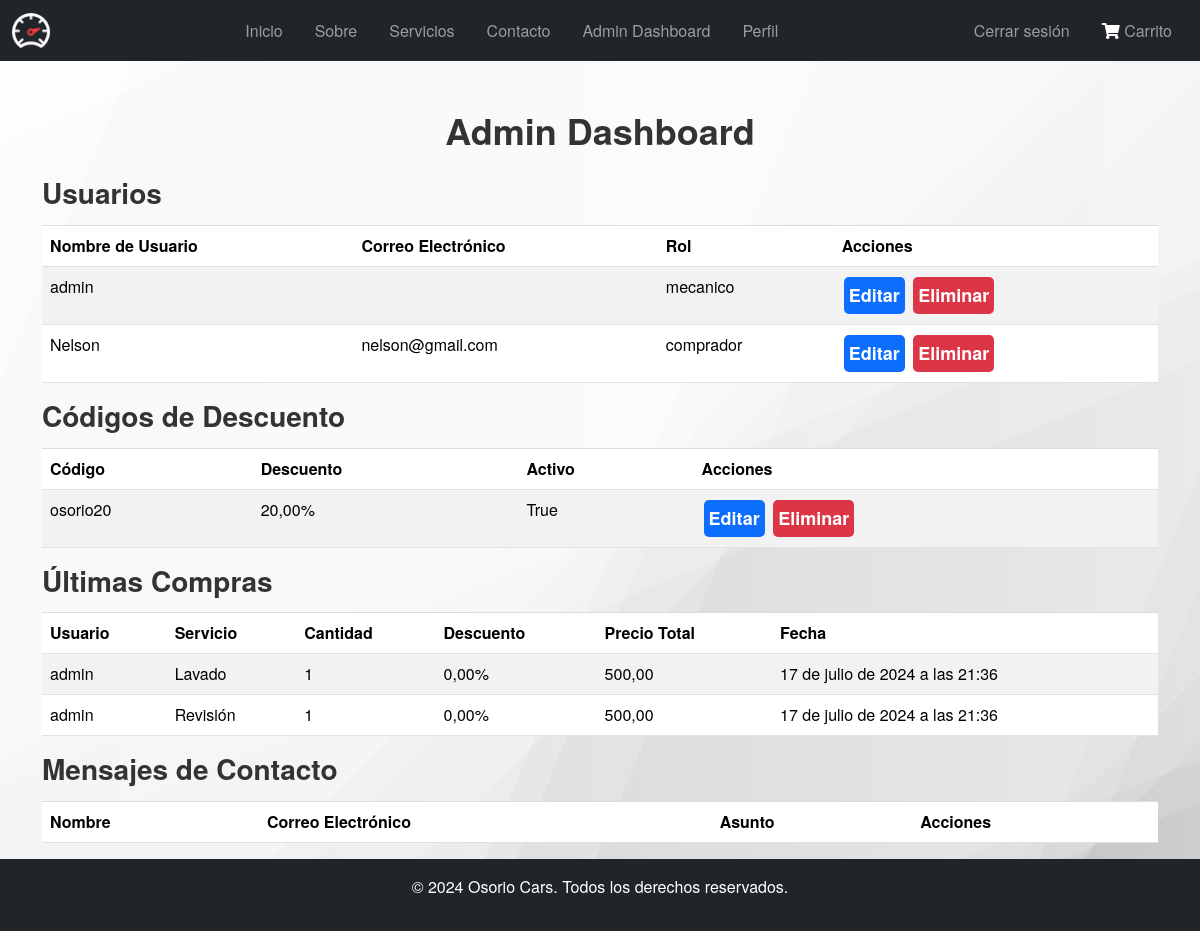
The page /admin_dashboard/ (signed in) on the database as committed earlier.
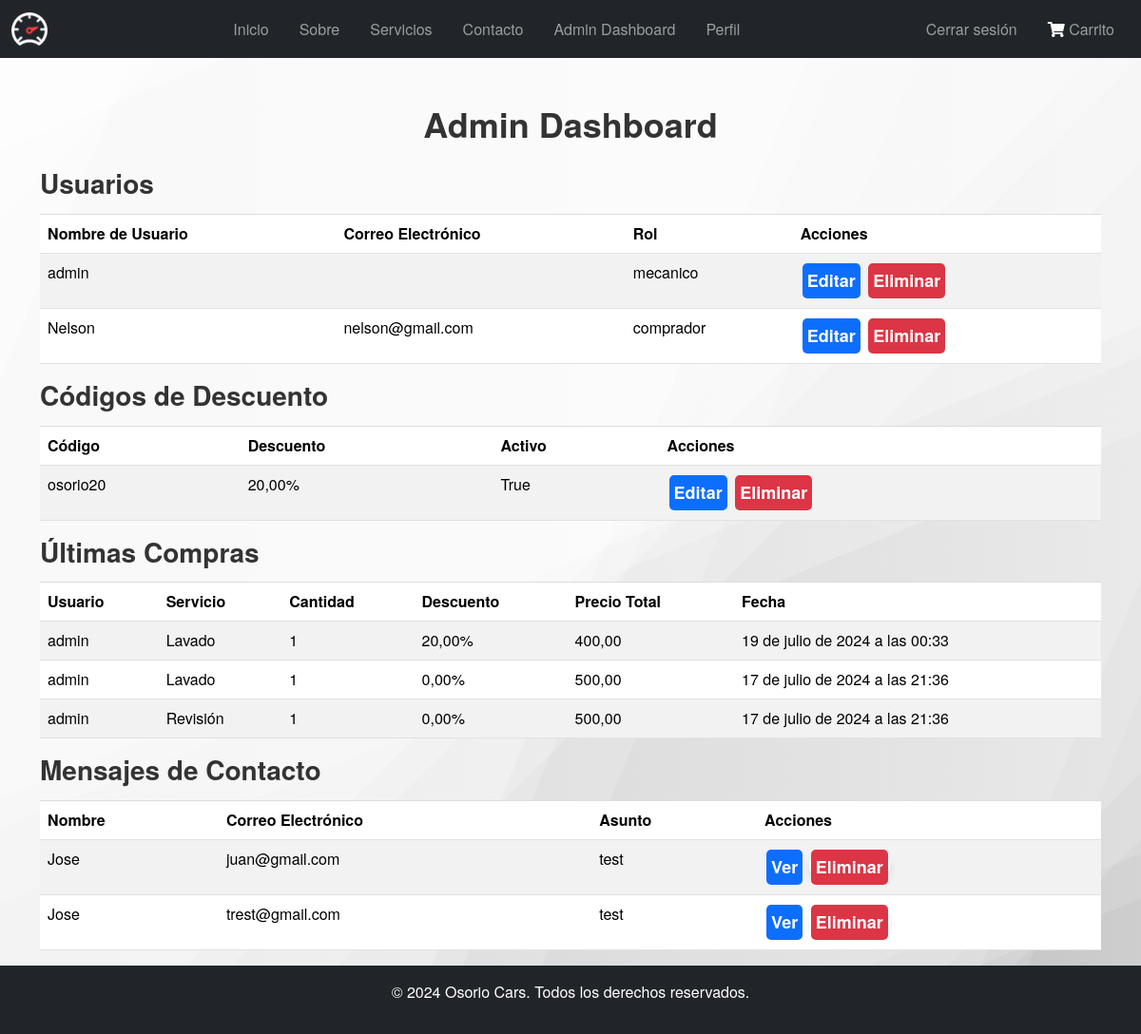
The same page on the database as committed later.
### main/models.py (models this page shows, shortened)
class Profile(models.Model):
    ROLE_CHOICES = [
        ('mecanico', 'Mecanico'),
        ('comprador', 'Comprador')
    ]
    user = models.OneToOneField(User, on_delete=models.CASCADE)
    role = models.CharField(max_length=10, choices=ROLE_CHOICES, default='comprador')
    phone_number = models.CharField(max_length=20, blank=True)
    address = models.CharField(max_length=255, blank=True)
    rut = models.CharField(max_length=12, blank=True)

class DiscountCode(models.Model):
    code = models.CharField(max_length=50, unique=True)
    discount = models.DecimalField(max_digits=5, decimal_places=2)
    is_active = models.BooleanField(default=True)

class Purchase(models.Model):
    user = models.ForeignKey(User, on_delete=models.CASCADE)
    service = models.ForeignKey(Service, on_delete=models.CASCADE)
    cantidad = models.PositiveIntegerField()
    descuento = models.DecimalField(max_digits=5, decimal_places=2, default=0.0)
    total_price = models.DecimalField(max_digits=10, decimal_places=2)
    created_at = models.DateTimeField(auto_now_add=True)

class Service(models.Model):
    title = models.CharField(max_length=100)
    description = models.TextField()
    image = models.ImageField(upload_to='main/static/images/')
    created_at = models.DateTimeField(auto_now_add=True)
    price = models.DecimalField(max_digits=10, decimal_places=2)

class ContactMessage(models.Model):
    name = models.CharField(max_length=100)
    email = models.EmailField()
    subject = models.CharField(max_length=200)
    message = models.TextField()
    created_at = models.DateTimeField(auto_now_add=True)

### main/views.py (the view)
# urls.py: path('admin_dashboard/', views.admin_dashboard, name='admin_dashboard'),
@user_passes_test(is_admin)
def admin_dashboard(request):
    users = User.objects.all()
    discount_codes = DiscountCode.objects.all()
    purchases = Purchase.objects.order_by('-created_at')[:5]  # Las últimas 5 compras
    contact_messages = ContactMessage.objects.all()  # Obtener todos los mensajes de contacto
    return render(request, 'admin_dashboard.html', {
        'users': users,
        'discount_codes': discount_codes,
        'purchases': purchases,
        'contact_messages': contact_messages
    })

### main/views.py (called while the page is built)
def is_admin(user):
    return user.is_superuser

### main/templates/admin_dashboard.html (shortened to what this page needs)
{% extends 'base.html' %}
{% load static %}
{% block content %}
<div class="container mt-5">
    <h1 class="text-center mb-4">Admin Dashboard</h1>
    <h2>Usuarios</h2>
    <table class="table table-striped">
        <thead>
            <tr>
                <th>Nombre de Usuario</th>
                <th>Correo Electrónico</th>
                <th>Rol</th>
                <th>Acciones</th>
            </tr>
        </thead>
        <tbody>
            {% for user in users %}
            <tr>
                <td>{{ user.username }}</td>
                <td>{{ user.email }}</td>
                <td>{{ user.profile.role }}</td>
                <td>
                    <a href="{% url 'edit_user' user.id %}" class="btn btn-primary btn-sm">Editar</a>
                    <a href="{% url 'delete_user' user.id %}" class="btn btn-danger btn-sm">Eliminar</a>
                </td>
            </tr>
            {% endfor %}
        </tbody>
    </table>
    <h2>Códigos de Descuento</h2>
    <table class="table table-striped">
        <thead>
            <tr>
                <th>Código</th>
                <th>Descuento</th>
                <th>Activo</th>
                <th>Acciones</th>
            </tr>
        </thead>
        <tbody>
            {% for code in discount_codes %}
            <tr>
                <td>{{ code.code }}</td>
                <td>{{ code.discount }}%</td>
                <td>{{ code.is_active }}</td>
                <td>
                    <a href="{% url 'edit_discount_code' code.id %}" class="btn btn-primary btn-sm">Editar</a>
                    <a href="{% url 'delete_discount_code' code.id %}" class="btn btn-danger btn-sm">Eliminar</a>
                </td>
            </tr>
            {% endfor %}
        </tbody>
    </table>
    <h2>Últimas Compras</h2>
    <table class="table table-striped">
        <thead>
            <tr>
                <th>Usuario</th>
                <th>Servicio</th>
                <th>Cantidad</th>
                <th>Descuento</th>
                <th>Precio Total</th>
                <th>Fecha</th>
            </tr>
        </thead>
        <tbody>
            {% for purchase in purchases %}
            <tr>
                <td>{{ purchase.user.username }}</td>
                <td>{{ purchase.service.title }}</td>
                <td>{{ purchase.cantidad }}</td>
                <td>{{ purchase.descuento }}%</td>
                <td>{{ purchase.total_price }}</td>
                <td>{{ purchase.created_at }}</td>
            </tr>
            {% endfor %}
        </tbody>
    </table>
    <h2>Mensajes de Contacto</h2>
    <table class="table table-striped">
        <thead>
            <tr>
                <th>Nombre</th>
                <th>Correo Electrónico</th>
                <th>Asunto</th>
                <th>Acciones</th>
            </tr>
        </thead>
        <tbody>
            {% for message in contact_messages %}
            <tr>
                <td>{{ message.name }}</td>
                <td>{{ message.email }}</td>
                <td>{{ message.subject }}</td>
                <td>
                    <a href="{% url 'view_contact_message' message.id %}" class="btn btn-primary btn-sm">Ver</a>
                    <form method="post" class="form-btn-el" action="{% url 'delete_contact_message' message.id %}" style="display:inline;padding:0;">
                        <button type="submit" class="btn btn-danger btn-sm">Eliminar</button>
                    </form>
                </td>
            </tr>
            {% endfor %}
        </tbody>
    </table>
</div>
{% endblock %}

### main/templates/base.html (shortened to what this page needs)
<!DOCTYPE html>
<html lang="es">
<head>
    {% load static %}
    <link rel="stylesheet" href="https://cdn.jsdelivr.net/npm/bootstrap@5.3.3/dist/css/bootstrap.min.css">
    <link rel="stylesheet" href="{% static 'css/styles.css' %}">
    <link rel="stylesheet" href="https://cdnjs.cloudflare.com/ajax/libs/font-awesome/5.15.3/css/all.min.css">
</head>
<body>
    <div class="d-flex flex-column min-vh-100">
        <nav class="navbar navbar-expand-lg navbar-dark bg-dark">
            <div class="container-fluid d-flex justify-content-between align-items-center">
                <div class="d-flex flex-grow-1">
                    <a class="navbar-brand" href="{% url 'home' %}">
                        <img src="{% static 'images/logo.png' %}" height="35" alt="Osorio Cars">
                    </a>
                </div>
                <div class="d-flex flex-grow-1 justify-content-center">
                    <div class="collapse navbar-collapse justify-content-center" id="navbarNavDropdown">
                        <ul class="navbar-nav">
                            <li class="nav-item">
                                <a class="nav-link mx-2" href="{% url 'home' %}">Inicio</a>
                            </li>
                            <li class="nav-item">
                                <a class="nav-link mx-2" href="{% url 'sobre' %}">Sobre</a>
                            </li>
                            <li class="nav-item">
                                <a class="nav-link mx-2" href="{% url 'services' %}">Servicios</a>
                            </li>
                            <li class="nav-item">
                                <a class="nav-link mx-2" href="{% url 'contact' %}">Contacto</a>
                            </li>
                            {% if user.is_authenticated %}
                                {% if user.is_staff %}
                                    <li class="nav-item">
                                        <a class="nav-link mx-2" href="{% url 'admin_dashboard' %}">Admin Dashboard</a>
                                    </li>
                                {% endif %}
                                <li class="nav-item">
                                    <a class="nav-link mx-2" href="{% url 'profile' %}">Perfil</a>
                                </li>
                            {% endif %}
                        </ul>
                        <div class="d-flex flex-grow-1 justify-content-end">
                            <ul class="navbar-nav">
                                {% if user.is_authenticated %}
                                    <li class="nav-item">
                                        <a class="nav-link mx-2" href="{% url 'logout' %}">Cerrar sesión</a>
                                    </li>
                                {% endif %}
                                <li class="nav-item">
                                    <a class="nav-link mx-2" href="{% url 'cart' %}"><i class="fas fa-shopping-cart"></i> Carrito</a>
                                </li>
                            </ul>
                        </div>
                    </div>
                </div>
            </div>
        </nav>
        <main class="flex-shrink-0">
            {% block content %}
            {% endblock %}
        </main>
        <footer class="bg-dark text-white text-center py-3 mt-auto">
            <p>&copy; 2024 Osorio Cars. Todos los derechos reservados.</p>
        </footer>
    </div>
</body>
</html>

### main/static/css/styles.css (style rules this page uses)
body { font-family: 'Helvetica Neue', Helvetica, Arial, sans-serif; background-color: #f5f5f5; background-image: linear-gradient(112.5deg, rgb(214, 214, 214) 0%, rgb(214, 214, 214) 10%,rgb(195, 195, 195) 10%, rgb(195, 195, 195) 53%,rgb(176, 176, 176) 53%, rgb(176, 176, 176) 55%,rgb(157, 157, 157) 55%, rgb(157, 157, 157) 60%,rgb(137, 137, 137) 60%, rgb(137, 137, 137) 88%,rgb(118, 118, 118) 88%, rgb(118, 118, 118) 91%,rgb(99, 99, 99) 91%, rgb(99, 99, 99) 100%),linear-gradient(157.5deg, rgb(214, 214, 214) 0%, rgb(214, 214, 214) 10%,rgb(195, 195, 195) 10%, rgb(195, 195, 195) 53%,rgb(176, 176, 176) 53%, rgb(176, 176, 176) 55%,rgb(157, 157, 157) 55%, rgb(157, 157, 157) 60%,rgb(137, 137, 137) 60%, rgb(137, 137, 137) 88%,rgb(118, 118, 118) 88%, rgb(118, 118, 118) 91%,rgb(99, 99, 99) 91%, rgb(99, 99, 99) 100%),linear-gradient(135deg, rgb(214, 214, 214) 0%, rgb(214, 214, 214) 10%,rgb(195, 195, 195) 10%, rgb(195, 195, 195) 53%,rgb(176, 176, 176) 53%, rgb(176, 176, 176) 55%,rgb(157, 157, 157) 55%, rgb(157, 157, 157) 60%,rgb(137, 137, 137) 60%, rgb(137, 137, 137) 88%,rgb(118, 118, 118) 88%, rgb(118, 118, 118) 91%,rgb(99, 99, 99) 91%, rgb(99, 99, 99) 100%),linear-gradient(90deg, rgb(195, 195, 195),rgb(228, 228, 228)); background-blend-mode:overlay,overlay,overlay,normal; color: #333; overflow-x: hidden; }
.form-btn-el { padding: 0; }
form { max-width: 600px; margin: 0 auto; background: #fff; padding: 20px; border-radius: 10px; box-shadow: 0 4px 8px rgba(0, 0, 0, 0.1); }
* { color: #333; }
button { width: 100%; padding: 5px; border: none; border-radius: 5px; font-size: 18px; font-weight: bold; color: #fff; background-color: #007bff; cursor: pointer; transition: background-color 0.3s ease; }
.btn { justify-self: center; align-self: center; width: auto; padding: 5px; margin: 2px; border: none; border-radius: 5px; font-size: 18px; font-weight: bold; }
button.btn-danger { background-color: #dc3545; }
table { width: 100%; margin-bottom: 20px; border-collapse: collapse; }
table th, table td { padding: 10px; text-align: left; border-top: 1px solid #ddd; }
table th { background-color: #f8f8f8; font-weight: bold; }
.text-center { text-align: center; }
nav a { color: #fff; transition: 2s; }
footer p { color: #fff; }
i { color: #fff; }
h1, h2, h3 { color: #333; font-weight: bold; }
h1 { font-size: 36px; margin-bottom: 20px; }
h2 { font-size: 28px; margin-bottom: 15px; }

Rows that differ between the two databases and show on the page:
added Purchase: user.username "admin", service "Lavado", cantidad "1", descuento "20,00", total_price "400,00", created_at "19 de julio de 2024 a las 00:33"
added ContactMessage: name "Jose", email "juan@gmail.com", subject "test"
added ContactMessage: name "Jose", email "trest@gmail.com", subject "test"
